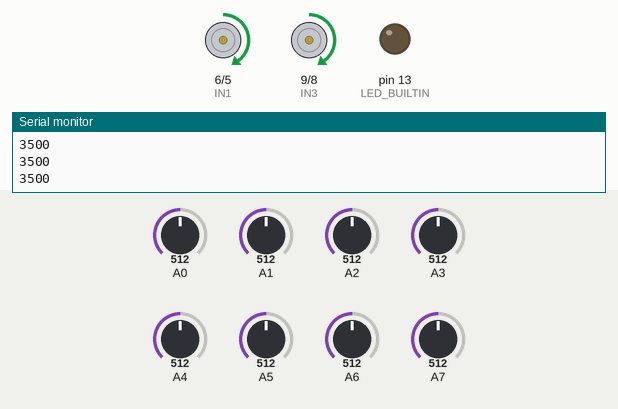
This program was run on a simulated Arduino Mega 2560, built with avr-gcc and run on an emulated ATmega2560. Shown: motor-driver pin pairs drawn as motors (green arrow = first pin HIGH = forward, orange = second pin HIGH = backward, longer = more drive, scaled by the enable pin), output pins drawn as LEDs (lit = HIGH), the last lines printed to the serial monitor. Inputs (shaded band) come from the test bench; at power-on: A0 = 512, A7 = 512, A6 = 512, A5 = 512, A1 = 512, A2 = 512, A3 = 512, A4 = 512.

Above: at 6.7 s.
6.8 s: A0 set to 716
At 7.7 s:
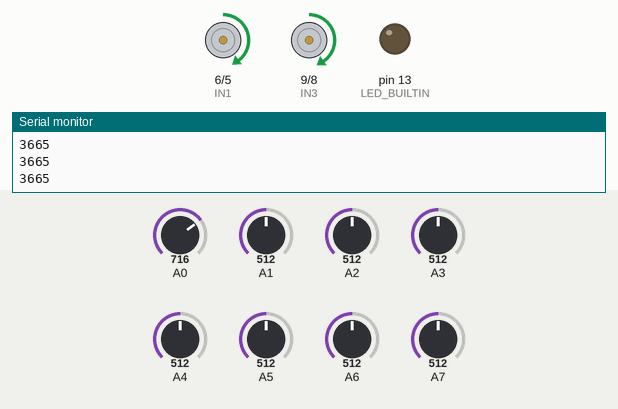
8.3 s: A7 set to 30
At 8.5 s:
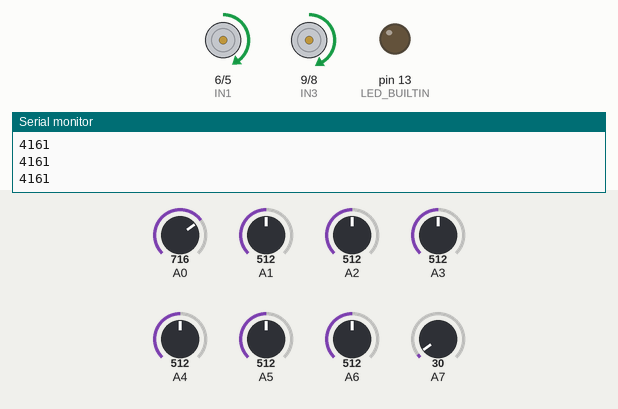
9.8 s: A6 set to 306
At 10.3 s:
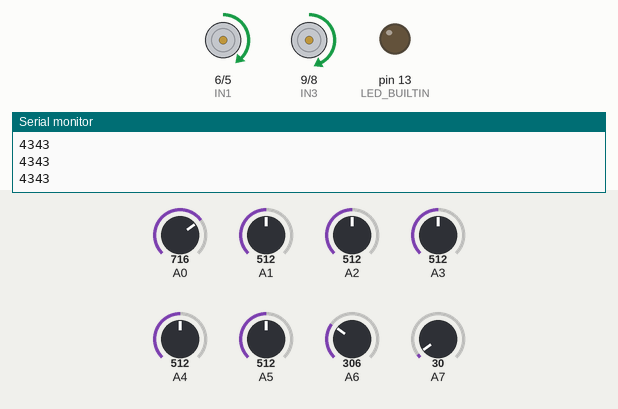
11.3 s: A5 set to 992
At 11.9 s:
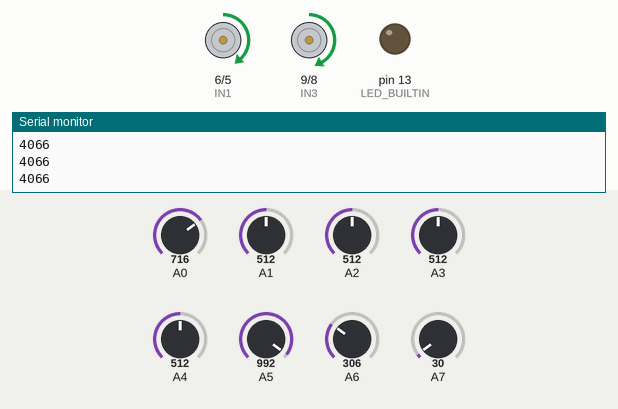
12.8 s: A7 set to 210
At 13.6 s:
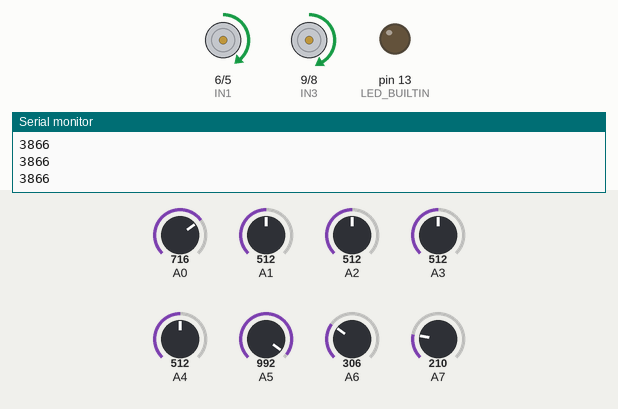
14.3 s: A0 set to 30
At 14.7 s:
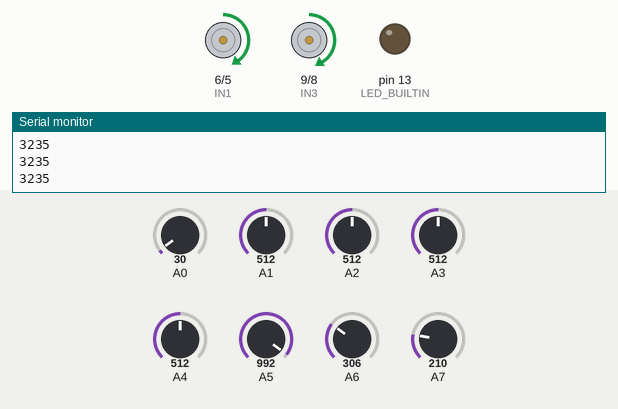
Timing chart, 0 to 16.8 s (numbered marks = the images above; inputs shaded):
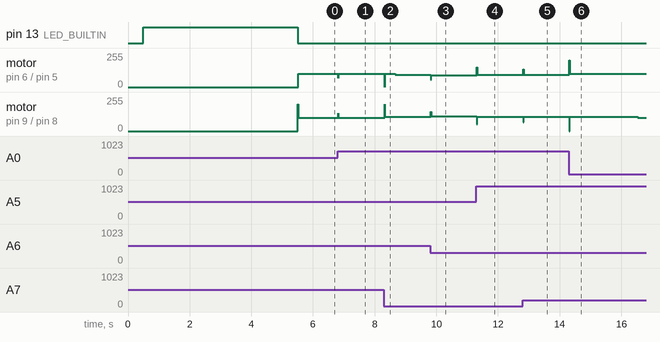

Measured:
- after the input at 6.8 s, motor on pin 6 (IN1) / pin 5 (IN2): forward 100/255 → forward 98/255 at once; motor on pin 9 (IN3) / pin 8 (IN4): forward 100/255 → forward 101/255 at once
- after the input at 8.3 s, motor on pin 6 (IN1) / pin 5 (IN2): forward 98/255 → forward 92/255 after 0.37 s; motor on pin 9 (IN3) / pin 8 (IN4): forward 101/255 → forward 106/255 at once, → forward 107/255 0.35 s later
- after the input at 9.8 s, motor on pin 6 (IN1) / pin 5 (IN2): forward 92/255 → forward 90/255 at once, → forward 89/255 0.85 s later; motor on pin 9 (IN3) / pin 8 (IN4): forward 107/255 → forward 109/255 at once, → forward 110/255 0.85 s later
- after the input at 11.3 s, motor on pin 6 (IN1) / pin 5 (IN2): forward 89/255 → forward 92/255 at once, → forward 91/255 0.74 s later; motor on pin 9 (IN3) / pin 8 (IN4): forward 110/255 → forward 107/255 at once, → forward 108/255 0.74 s later
- after the input at 12.8 s, motor on pin 6 (IN1) / pin 5 (IN2): forward 91/255 → forward 93/255 at once; motor on pin 9 (IN3) / pin 8 (IN4): forward 108/255 → forward 106/255 at once
- after the input at 14.3 s, motor on pin 6 (IN1) / pin 5 (IN2): forward 93/255 → forward 99/255 at once, → forward 100/255 2.2 s later; motor on pin 9 (IN3) / pin 8 (IN4): forward 106/255 → forward 99/255 after 2.2 s

The program:

main.cpp
```cpp
#include <Arduino.h>
#include <QTRSensors.h>
#include <PID_v1.h>

#define ENA 4
#define ENB 7
#define IN1 6
#define IN2 5
#define IN3 9
#define IN4 8

#define THRESHOLD 1000

QTRSensors qtr;

const uint8_t SensorCount = 8;
uint16_t sensorValues[SensorCount];

double Setpoint = 3500, Input, Output;
double Kp = 0.01, Ki = 0.001, Kd = 0.002; // 0.02 0.005
PID myPID(&Input, &Output, &Setpoint, Kp, Ki, Kd, DIRECT);

void motorWrite_Right(int duty)
{
  if (duty >= 0)
  {
    digitalWrite(IN1, HIGH);
    digitalWrite(IN2, LOW);
  }
  else
  {
    digitalWrite(IN1, LOW);
    digitalWrite(IN2, HIGH);
  }
  analogWrite(ENA, duty);
}

void motorWrite_Left(int duty)
{
  if (duty >= 0)
  {
    digitalWrite(IN3, HIGH);
    digitalWrite(IN4, LOW);
  }
  else
  {
    digitalWrite(IN3, LOW);
    digitalWrite(IN4, HIGH);
  }
  analogWrite(ENB, duty);
}

void setup()
{
  pinMode(IN1, OUTPUT);
  pinMode(IN2, OUTPUT);
  pinMode(IN3, OUTPUT);
  pinMode(IN4, OUTPUT);

  myPID.SetSampleTime(10);

  Serial.begin(9600);

  qtr.setTypeAnalog();
  qtr.setSensorPins((const uint8_t[]){A7, A6, A5, A4, A3, A2, A1, A0}, SensorCount);

  delay(500);
  pinMode(LED_BUILTIN, OUTPUT);
  digitalWrite(LED_BUILTIN, HIGH);

  for (uint16_t i = 0; i < 200; i++)
  {

    qtr.calibrate();
  }
  digitalWrite(LED_BUILTIN, LOW); // turn off Arduino's LED to indicate we are through with calibration
  myPID.SetOutputLimits(-100,100);
  myPID.SetMode(AUTOMATIC);
}


void test1()
{
  // uint16_t position = qtr.readLineBlack(sensorValues);
  uint16_t position = qtr.readLineBlack(sensorValues);
  Input = position;

  Serial.println(position);

  myPID.Compute();
  Serial.println(position);
  motorWrite_Left(100 - Output);
  motorWrite_Right(100 + Output);
}

void loop()
{
  test1();

  // uint16_t position = qtr.readLineBlack(sensorValues);

  // Serial.println(position);
  // delay(100);
  // motorWrite_Left(0);
  // motorWrite_Right(0);
}
```
